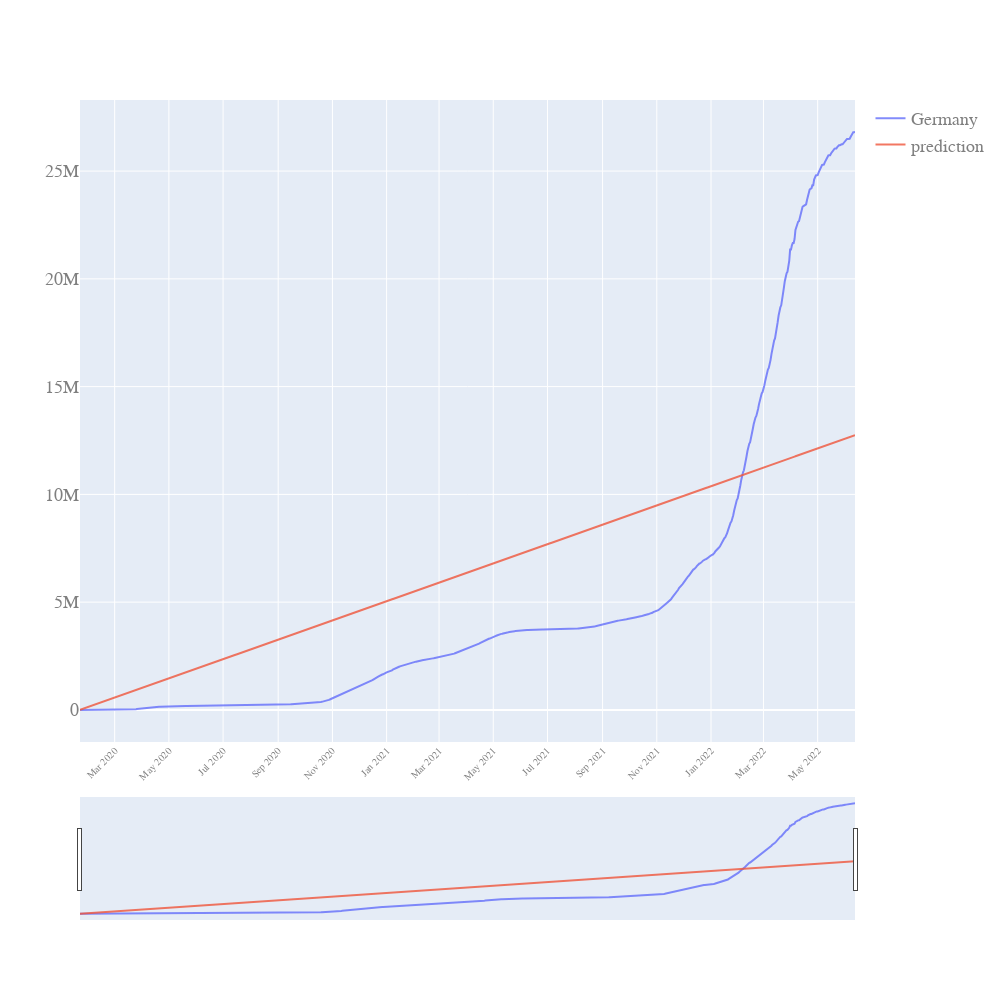

The notebook cell saved with this chart:
### Code cell
quick_plot(LR_inspect.date,
           LR_inspect.iloc[:,1:],
           y_scale='linear',
           slider=True)

### Figure 1 — Plotly figure (JSON) as saved in the notebook; plotly's stock layout.template omitted (floating-point values rounded to 4 significant figures; data arrays with more than 128 entries replaced by an {"elided": "..."} marker saying what was removed)
{"data": [{"name": "Germany", "opacity": 0.8, "type": "scatter", "x": {"elided": "873 str values"}, "y": {"elided": "873 int values"}}, {"name": "prediction", "opacity": 0.8, "type": "scatter", "x": {"elided": "873 str values"}, "y": {"elided": "873 float values"}}], "layout": {"autosize": true, "font": {"color": "#7f7f7f", "family": "PT Sans, monospace", "size": 18}, "height": 1000, "width": 1000, "xaxis": {"nticks": 20, "rangeslider": {"visible": true}, "tickangle": -45, "tickfont": {"color": "#7f7f7f", "size": 10}}, "yaxis": {"type": "linear"}}}
